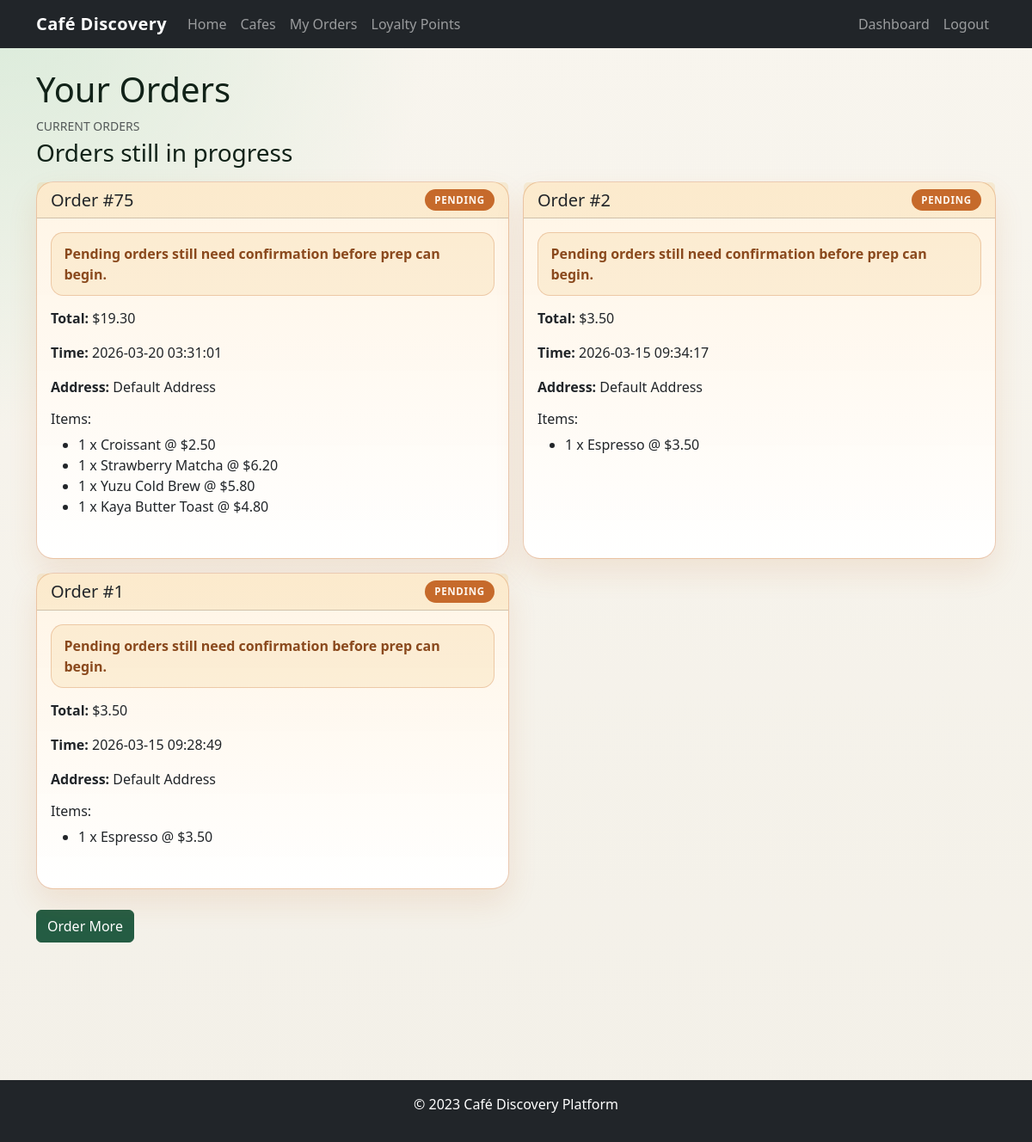
The page /orders on the database its author committed.
### app/models/order.py (models this page shows)
class Order(Base):
    __tablename__ = "orders"
    id = Column(Integer, primary_key=True, index=True)
    customer_id = Column(Integer, ForeignKey("users.id"))
    cafe_id = Column(Integer, ForeignKey("cafes.id"))
    total_amount = Column(Float)
    status = Column(String, default="pending")  # pending, confirmed, preparing, ready, delivered
    order_time = Column(DateTime(timezone=True), server_default=func.now())
    delivery_address = Column(Text)
    notes = Column(Text, nullable=True)
    customer = relationship("User")
    cafe = relationship("Cafe", back_populates="orders")
    items = relationship("OrderItem", back_populates="order")

class OrderItem(Base):
    __tablename__ = "order_items"
    id = Column(Integer, primary_key=True, index=True)
    order_id = Column(Integer, ForeignKey("orders.id"))
    menu_item_id = Column(Integer, ForeignKey("menu_items.id"))
    quantity = Column(Integer)
    price = Column(Float)  # price at time of order
    order = relationship("Order", back_populates="items")
    menu_item = relationship("MenuItem")

### app/models/menu_item.py (models this page shows)
class MenuItem(Base):
    __tablename__ = "menu_items"
    id = Column(Integer, primary_key=True, index=True)
    cafe_id = Column(Integer, ForeignKey("cafes.id"))
    name = Column(String, index=True)
    description = Column(Text)
    price = Column(Float)
    category = Column(String)  # e.g., drink, food
    is_available = Column(Boolean, default=True)
    image_url = Column(String, nullable=True)
    cafe = relationship("Cafe", back_populates="menu_items")

### main.py (the view)
@app.get("/orders", response_class=HTMLResponse)
async def user_orders(
    request: Request,
    status: str = "",
    date_from: str = "",
    date_to: str = "",
    item_search: str = "",
    customer_search: str = "",
    sort: str = "newest",
    current_user: User = Depends(get_current_user_optional),
    db: Session = Depends(get_db),
):
    if not current_user:
        return RedirectResponse(url="/login", status_code=302)
    query = db.query(Order).options(
        joinedload(Order.items).joinedload(OrderItem.menu_item),
        joinedload(Order.customer),
        joinedload(Order.cafe),
    )
    if current_user.role == "vendor":
        cafe_ids = [cafe.id for cafe in db.query(Cafe).filter(Cafe.vendor_id == current_user.id).all()]
        query = query.filter(Order.cafe_id.in_(cafe_ids)) if cafe_ids else query.filter(False)
        if status:
            query = query.filter(Order.status == status)
        if date_from:
            try:
                query = query.filter(func.date(Order.order_time) >= datetime.strptime(date_from, "%Y-%m-%d").date())
            except ValueError:
                pass
        if date_to:
            try:
                query = query.filter(func.date(Order.order_time) <= datetime.strptime(date_to, "%Y-%m-%d").date())
            except ValueError:
                pass
        if item_search:
            query = query.join(Order.items).join(OrderItem.menu_item).filter(MenuItem.name.ilike(f"%{item_search.strip()}%"))
        if customer_search:
            query = query.join(Order.customer).filter(
                (User.full_name.ilike(f"%{customer_search.strip()}%")) |
                (User.email.ilike(f"%{customer_search.strip()}%"))
            )
        if sort == "oldest":
            query = query.order_by(Order.order_time.asc())
        elif sort == "highest":
            query = query.order_by(Order.total_amount.desc(), Order.order_time.desc())
        else:
            query = query.order_by(Order.order_time.desc())
        orders = query.distinct().all()
    else:
        orders = query.filter(Order.customer_id == current_user.id).order_by(Order.order_time.desc()).all()
    points_balance = db.query(func.sum(Point.amount)).filter(Point.user_id == current_user.id).scalar() or 0
    order_analytics = build_order_analytics(orders)
    active_statuses = {"pending", "confirmed", "preparing", "ready"}
    active_orders = [order for order in orders if order.status in active_statuses]
    past_orders = [order for order in orders if order.status not in active_statuses]
    managed_cafe = None
    if current_user.role == "vendor":
        managed_cafe = get_managed_cafe_for_vendor(db, current_user.id)
    return templates.TemplateResponse(
        "orders.html",
        {
            "request": request,
            "orders": orders,
            "current_user": current_user,
            "points_balance": points_balance,
            "order_analytics": order_analytics,
            "managed_cafe": managed_cafe,
            "active_orders": active_orders,
            "past_orders": past_orders,
            "order_filters": {
                "status": status,
                "date_from": date_from,
                "date_to": date_to,
                "item_search": item_search,
                "customer_search": customer_search,
                "sort": sort,
            },
        },
    )

### app/templates/orders.html (shortened to what this page needs)
{% extends "base.html" %}
{% block content %}
<h1>{% if current_user.role == 'vendor' %}Vendor Orders{% else %}Your Orders{% endif %}</h1>
{% macro order_card(order) -%}
<div class="col-md-6">
    <div class="card h-100 order-card order-card--{{ order.status }}">
        <div class="card-header d-flex justify-content-between align-items-center">
            <h5 class="mb-0">Order #{{ order.id }}</h5>
            <span class="badge order-status-badge order-status-badge--{{ order.status }} text-uppercase">{{ order.status }}</span>
        </div>
        <div class="card-body">
            {% if order.status == 'pending' %}
            <p class="order-alert">Pending orders still need confirmation before prep can begin.</p>
            {% endif %}
            <p><strong>Total:</strong> ${{ "%.2f"|format(order.total_amount) }}</p>
            <p><strong>Time:</strong> {{ order.order_time }}</p>
            <p><strong>Address:</strong> {{ order.delivery_address }}</p>
            <h6>Items:</h6>
            <ul>
                {% for item in order.items %}
                <li>{{ item.quantity }} x {{ item.menu_item.name }} @ ${{ "%.2f"|format(item.price) }}</li>
                {% endfor %}
            </ul>
        </div>
    </div>
</div>
{%- endmacro %}
{% if orders %}
{% if active_orders %}
<section class="mb-4">
    <div class="d-flex justify-content-between align-items-end mb-3">
        <div>
            <p class="text-muted text-uppercase small mb-1">{% if current_user.role == 'vendor' %}Active orders{% else %}Current orders{% endif %}</p>
            <h3 class="mb-0">{% if current_user.role == 'vendor' %}Orders to prepare or hand off{% else %}Orders still in progress{% endif %}</h3>
        </div>
    </div>
    <div class="row g-3">
        {% for order in active_orders %}
        {{ order_card(order) }}
        {% endfor %}
    </div>
</section>
{% endif %}
{% else %}
<p>{% if current_user.role == 'vendor' %}No customer orders have been placed for your cafe yet.{% else %}You have no orders yet.{% endif %}</p>
{% endif %}
<div class="mt-3">
    {% if current_user.role == 'vendor' %}
    <a href="/dashboard" class="btn btn-primary">Back to Dashboard</a>
    {% else %}
    <a href="/cafes" class="btn btn-primary">Order More</a>
    {% endif %}
</div>
{% endblock %}

### app/templates/base.html (shortened to what this page needs)
<!DOCTYPE html>
<html lang="en">
<head>
    <link href="https://cdn.jsdelivr.net/npm/bootstrap@5.3.0/dist/css/bootstrap.min.css" rel="stylesheet">
    <link rel="stylesheet" href="{{ url_for('static', path='css/style.css') }}">
</head>
<body>
    <nav class="navbar navbar-expand-lg navbar-dark bg-dark">
        <div class="container">
            <a class="navbar-brand" href="/">Café Discovery</a>
            <div class="collapse navbar-collapse" id="navbarNav">
                <ul class="navbar-nav me-auto">
                    <li class="nav-item"><a class="nav-link" href="/">Home</a></li>
                    {% if current_user %}
                    <li class="nav-item"><a class="nav-link" href="/cafes">Cafes</a></li>
                    {% if current_user.role == 'customer' %}
                    <li class="nav-item"><a class="nav-link" href="/orders">My Orders</a></li>
                    <li class="nav-item"><a class="nav-link" href="/loyalty">Loyalty Points</a></li>
                    {% else %}
                    <li class="nav-item"><a class="nav-link" href="/orders">Orders</a></li>
                    {% endif %}
                    {% endif %}
                </ul>
                <ul class="navbar-nav">
                    {% if current_user %}
                        <li class="nav-item"><a class="nav-link" href="/dashboard">Dashboard</a></li>
                        <li class="nav-item"><a class="nav-link" href="/logout">Logout</a></li>
                    {% else %}
                        <li class="nav-item"><a class="nav-link" href="/login">Login</a></li>
                    {% endif %}
                </ul>
            </div>
        </div>
    </nav>
    <main class="container mt-4">
        {% block content %}{% endblock %}
    </main>
    <footer class="bg-dark text-white text-center py-3 mt-5">
        <p>&copy; 2023 Café Discovery Platform</p>
    </footer>
</body>
</html>

### app/static/css/style.css (style rules this page uses)
:root { --brand-ink: #112218; --brand-green: #245c43; --brand-green-dark: #163f2d; --brand-mint: #d7ead8; --brand-cream: #f6f3ea; --brand-sand: #ece3d0; --brand-line: rgba(17, 34, 24, 0.12); }
body { background: radial-gradient(circle at top left, rgba(215, 234, 216, 0.9), transparent 28%), linear-gradient(180deg, #f8f5ee 0%, #f3f0e8 100%); color: var(--brand-ink); min-height: 100vh; }
.navbar-brand { font-weight: 700; letter-spacing: 0.02em; }
.card, .dashboard-card { margin-bottom: 1rem; border: 1px solid var(--brand-line); border-radius: 1.25rem; box-shadow: 0 14px 35px rgba(28, 45, 34, 0.08); }
.card { background: rgba(255, 255, 255, 0.88); }
.btn-primary { background-color: var(--brand-green); border-color: var(--brand-green); }
main.container { padding-bottom: 7rem; }
footer { width: 100%; }
.order-card { border-width: 1px; transition: transform 160ms ease, box-shadow 160ms ease, border-color 160ms ease; }
.order-card--pending { background: linear-gradient(180deg, rgba(255, 244, 228, 0.98), rgba(255, 255, 255, 0.96)); border-color: rgba(198, 106, 43, 0.36); box-shadow: 0 16px 34px rgba(198, 106, 43, 0.12); }
.order-card--pending .card-header { background: rgba(240, 201, 122, 0.22); }
.order-status-badge { border-radius: 999px; font-size: 0.72rem; letter-spacing: 0.06em; padding: 0.45rem 0.7rem; }
.order-status-badge--pending { background: #c66a2b; color: #fff7ef; }
.order-alert { background: rgba(240, 201, 122, 0.2); border: 1px solid rgba(198, 106, 43, 0.28); border-radius: 0.9rem; color: #8a491d; font-weight: 600; margin-bottom: 0.85rem; padding: 0.75rem 0.9rem; }

### rows shown on the page
Order: id "75", status "PENDING", shows "Pending orders still need confirmation before prep can begin.", total_amount "19.30", order_time "2026-03-20 03:31:01", delivery_address "Default Address"
OrderItem: quantity "1", menu_item.name "Croissant", price "2.50"
OrderItem: quantity "1", menu_item.name "Strawberry Matcha", price "6.20"
OrderItem: quantity "1", menu_item.name "Yuzu Cold Brew", price "5.80"
OrderItem: quantity "1", menu_item.name "Kaya Butter Toast", price "4.80"
Order: id "2", status "PENDING", shows "Pending orders still need confirmation before prep can begin.", total_amount "3.50", order_time "2026-03-15 09:34:17", delivery_address "Default Address"
OrderItem: quantity "1", menu_item.name "Espresso", price "3.50"
Order: id "1", status "PENDING", shows "Pending orders still need confirmation before prep can begin.", total_amount "3.50", order_time "2026-03-15 09:28:49", delivery_address "Default Address"
OrderItem: quantity "1", menu_item.name "Espresso", price "3.50"
